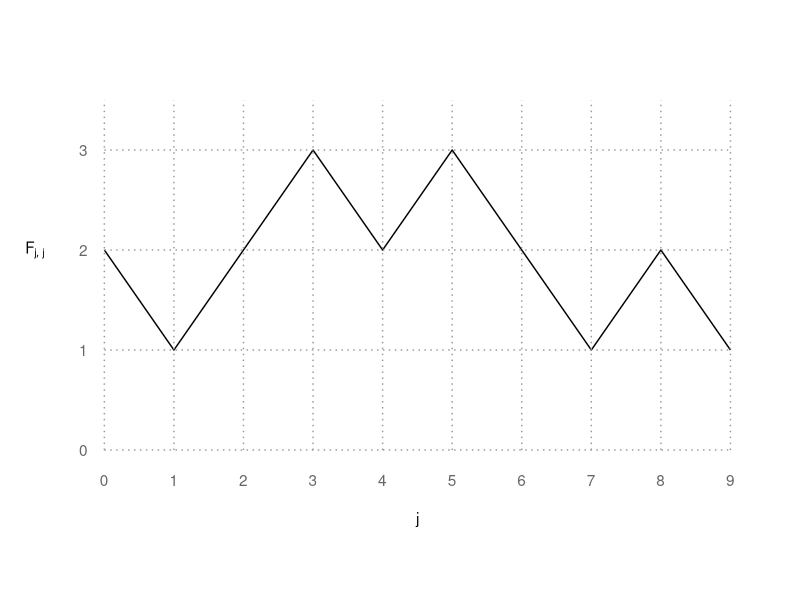
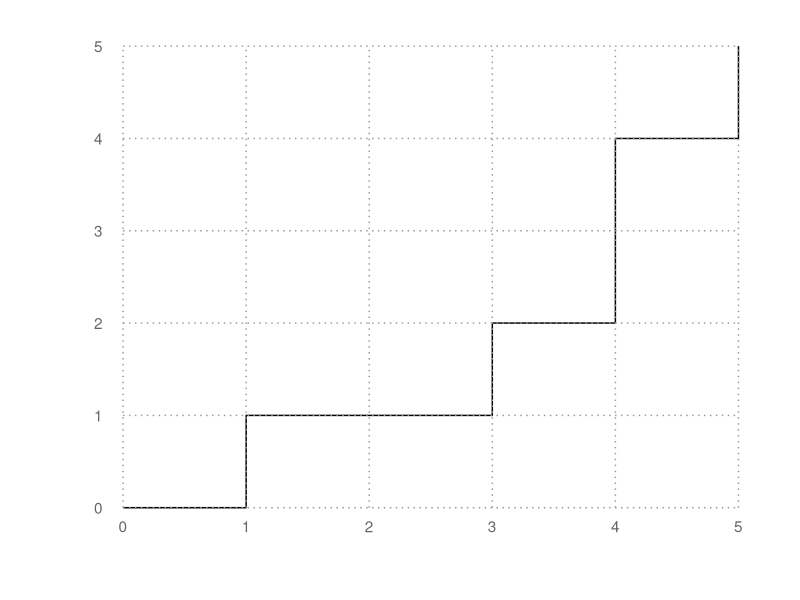
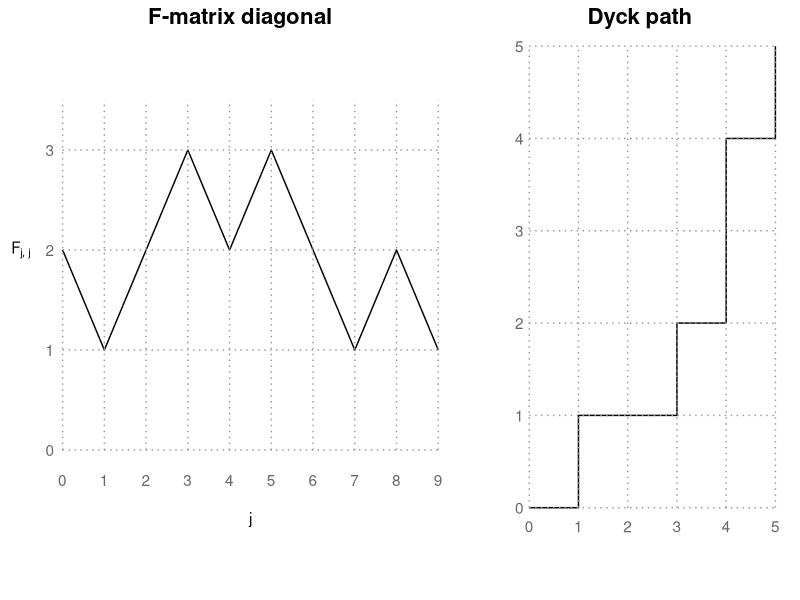

The R source for these figures, in order:
library(ggplot2) 
library(gridExtra)
library(cowplot)

dt_dyck <- data.frame(
  x = c(0,1,1,2,3,3,4,4,4,5,5),
  y=c(0,0,1,1,1,2,2,3,4,4,5)
)

dt_diag <- data.frame(
  x=seq(0,9,1),
  y=c(2,1,2,3,2,3,2,1,2,1)
)

diag_grid_h <- data.frame(
  x=c(0,0,0,0),
  xend=c(9,9,9,9),
  y=c(0,1,2,3),
  yend=c(0,1,2,3)
)
diag_grid_v <- data.frame(
  x=seq(0,9,1),
  xend=seq(0,9,1),
  y=rep(0,10),
  yend=rep(3.5,10)
)

dyck_grid_v <- data.frame(
  x=seq(0,5,1),
  y=rep(0,6),
  xend=seq(0,5,1),
  yend=rep(5,6)
)

dyck_grid_h <- data.frame(
  x=rep(0,6),
  y=seq(0,5,1),
  xend=rep(5,6),
  yend=seq(0,5,1)
)

diag_lab <- data.frame(
  x= c(diag_grid_v$x,diag_grid_h$x-0.3),
  y= c(diag_grid_v$y+0.2,diag_grid_h$y+0.5),
  label = c(seq(0,9),seq(0,3))
)

diag_text <- data.frame(
  x=c(4.5,-1),
  y=c(-0.2,2.5),
  label=c("j","F[list(j,j)]")
)


par(mfrow = c(1, 2), oma = c(0,0,0,0)) 

p1 = ggplot()+
  geom_path(data=dt_diag,aes(x=x,y=y+0.5))+
  coord_cartesian(xlim=c(-1.5,10),ylim=c(-1,5),expand=FALSE)+
  geom_segment(data=diag_grid_h,
               aes(x=x,y=y+0.5,xend=xend,yend=yend+0.5),
               linetype='dotted',color="grey60")+
  geom_segment(data=diag_grid_v,
               aes(x=x,y=y+0.5,xend=xend,yend=yend+0.5),
               linetype='dotted',color="grey60")+
  geom_text(data=diag_lab,aes(x=x,y=y,label=label),color='grey40')+
  geom_text(data=diag_text,aes(x=x,y=y,label=label),parse=TRUE)+
  theme_void() +
  theme(plot.margin = margin(0,0,0,0))

p1

dyck_lab <- data.frame(
  x=c(seq(0,5,1),rep(0,6)-0.2),
  y=c(rep(0,6)-0.2,seq(0,5,1)),
  label=c(seq(0,5,1),seq(0,5,1))
)


p2 = ggplot()+
  geom_path(data=dt_dyck,aes(x=x,y=y))+
  coord_cartesian(xlim=c(-1,5.5),ylim=c(-1,5.5),expand=FALSE)+ 
  geom_segment(data=dyck_grid_h,aes(x=x,y=y,xend=xend,yend=yend),linetype='dotted',color="grey60")+
  geom_segment(data=dyck_grid_v,aes(x=x,y=y,xend=xend,yend=yend),linetype='dotted',color="grey60")+
  geom_text(data=dyck_lab,aes(x=x,y=y,label=label),color='grey40')+ 
  theme_void() +
  theme(plot.margin = margin(0, 0, 0, 0))

p2 
  
 
#grid.arrange(p1, p2, ncol = 2)
 plot_grid(p1,p2,align="h",ncol=2,rel_widths=c(3/5,2/5),
           labels =c("F-matrix diagonal", "Dyck path"),
           label_size = 16, label_fontface = "bold",
           label_x = c(0.5, 0.5),   # center
           hjust   = 0.5)
